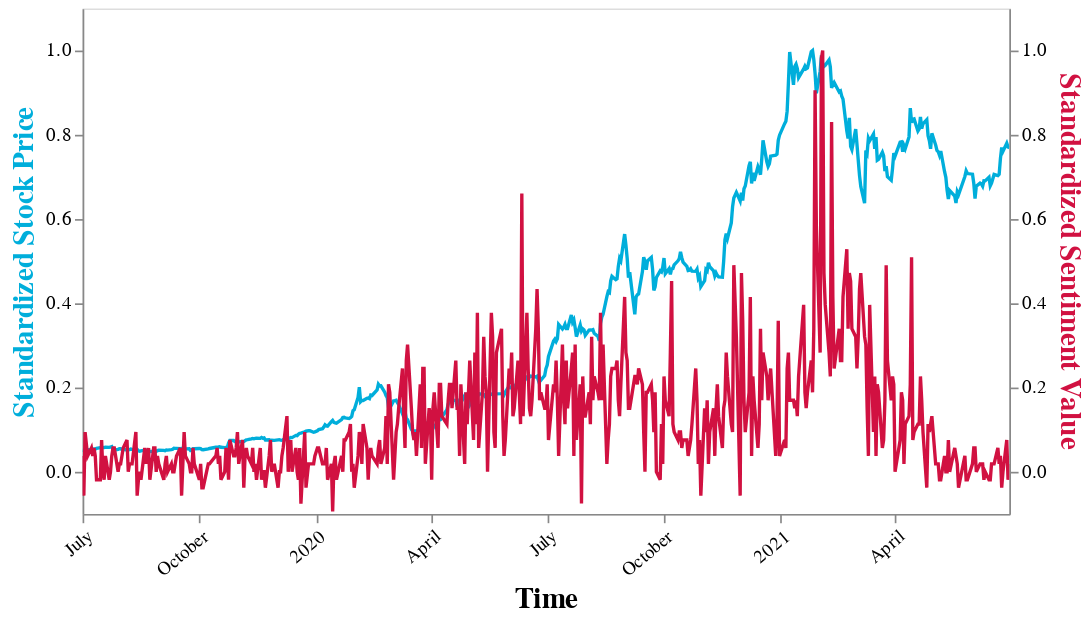

The notebook cell this image was saved under:
### Code cell
import altair as alt
source = te_plot
base = alt.Chart(source).properties(width=550)

base = alt.Chart(source).encode(
    x=alt.X('Date:T',title="Time", axis=alt.Axis(labelAngle=320,grid=False))
)

line1 = base.mark_line().encode(
    y=alt.Y('Close/Last:Q',axis=alt.Axis(title="Standardized Stock Price", titleColor='#00aedb', grid=False),scale=alt.Scale(domain=[-0.1,1.1])),
    color=alt.value("#00aedb")
).properties(
    width=550,
    height=300,
).interactive()


line2 = base.mark_line().encode(
    y=alt.Y('sentiment:Q',axis=alt.Axis(title="Standardized Sentiment Value", titleColor='#d11141',grid=False),scale=alt.Scale(domain=[-0.1,1.1])),
    color=alt.value("#d11141")
).properties(
    width=550,
    height=300,
).interactive()

alt.layer(line1, line2). \
    resolve_scale(y = 'independent').\
    configure_title(fontSize=19, align="center", anchor="middle"). \
    configure_legend(titleColor='black', labelFontSize=17, titleFontSize=17). \
    configure_axis(labelFontSize=11,titleFontSize=17)

### Figure 1 — Vega-Lite specification as saved in the notebook (floating-point values rounded to 4 significant figures; data arrays with more than 128 entries replaced by an {"elided": "..."} marker saying what was removed)
{"config": {"view": {"continuousWidth": 400, "continuousHeight": 300}, "axis": {"labelFontSize": 11, "titleFontSize": 17}, "legend": {"labelFontSize": 17, "titleColor": "black", "titleFontSize": 17}, "title": {"align": "center", "anchor": "middle", "fontSize": 19}}, "layer": [{"mark": "line", "encoding": {"color": {"value": "#00aedb"}, "x": {"axis": {"grid": false, "labelAngle": 320}, "field": "Date", "title": "Time", "type": "temporal"}, "y": {"axis": {"grid": false, "title": "Standardized Stock Price", "titleColor": "#00aedb"}, "field": "Close/Last", "scale": {"domain": [-0.1, 1.1]}, "type": "quantitative"}}, "height": 300, "selection": {"selector071": {"type": "interval", "bind": "scales", "encodings": ["x", "y"]}}, "width": 550}, {"mark": "line", "encoding": {"color": {"value": "#d11141"}, "x": {"axis": {"grid": false, "labelAngle": 320}, "field": "Date", "title": "Time", "type": "temporal"}, "y": {"axis": {"grid": false, "title": "Standardized Sentiment Value", "titleColor": "#d11141"}, "field": "sentiment", "scale": {"domain": [-0.1, 1.1]}, "type": "quantitative"}}, "height": 300, "selection": {"selector072": {"type": "interval", "bind": "scales", "encodings": ["x", "y"]}}, "width": 550}], "data": {"name": "data-91860cb820acf518034fa34395ffc2db"}, "resolve": {"scale": {"y": "independent"}}, "$schema": "https://vega.github.io/schema/vega-lite/v4.17.0.json", "datasets": {"data-91860cb820acf518034fa34395ffc2db": {"elided": "497 records"}}}
